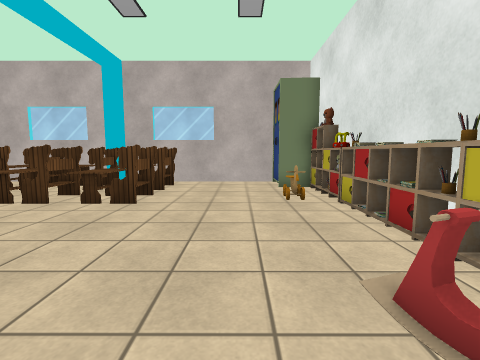
[1] (above)

16 first-person views from a walk through a 3-D level made in the Unity game engine. The camera is 1.3 m above the floor, tilts 6° down and sees 85° across. The floor is counted in squares, 1 m on a side. Each view is taken from the middle of a square. On the plan, view 1 faces up. The plan holds only what a view shows up to about 13 squares ahead; the rest is blank. Some animated figures are not drawn. Some surface patterns are stand-ins.

[2]
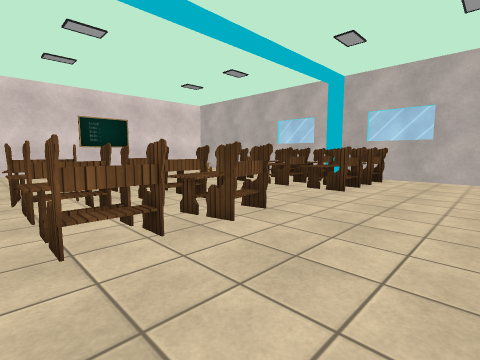

[3]
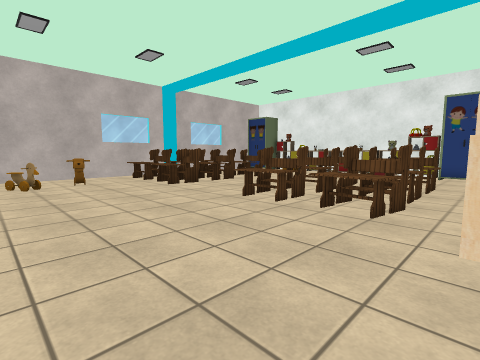

[4]
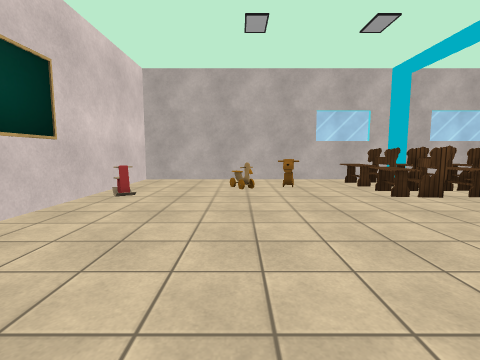

[5]
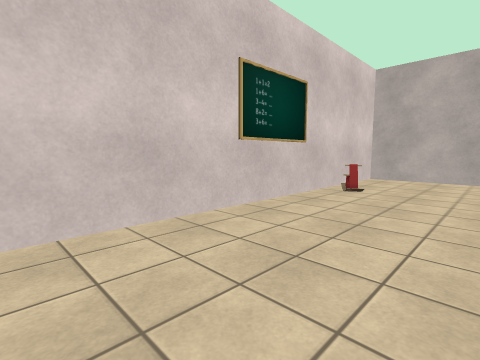

[6]
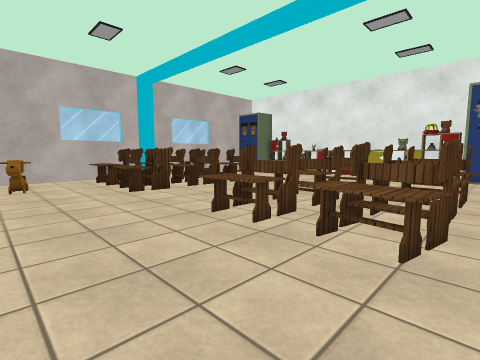

[7]
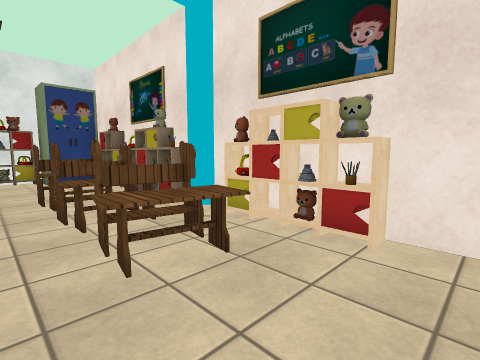

[8]
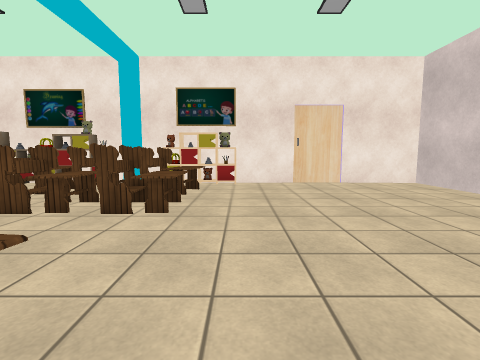

[9]
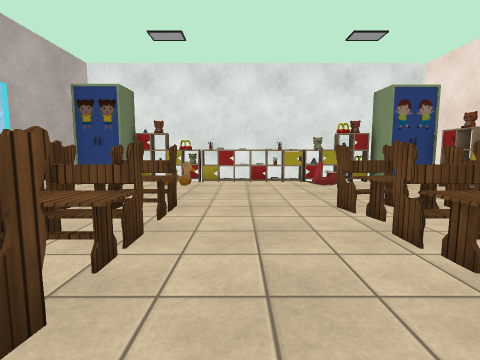

[10]
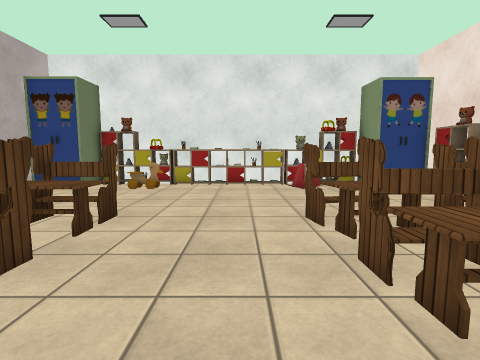

[11]
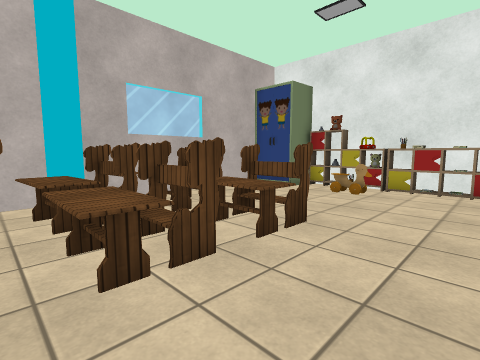

[12]
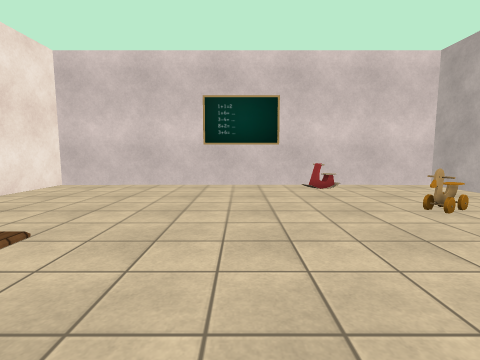

[13]
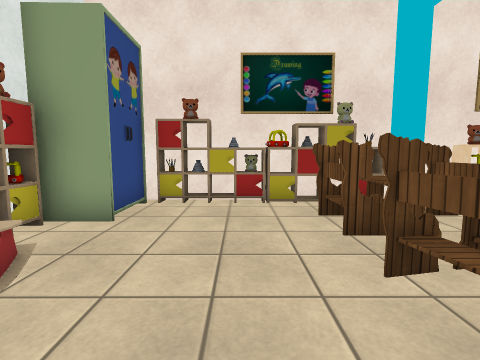

[14]
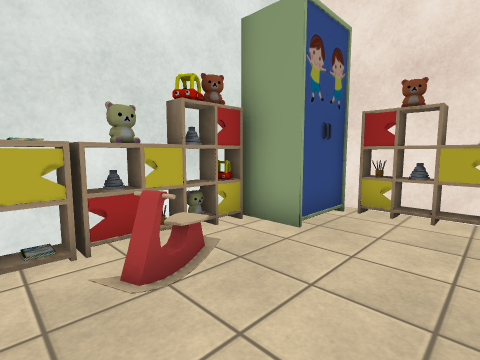

[15]
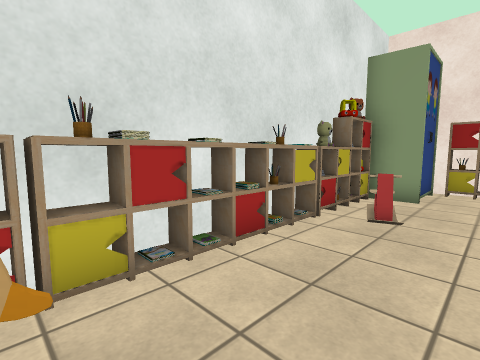

[16]
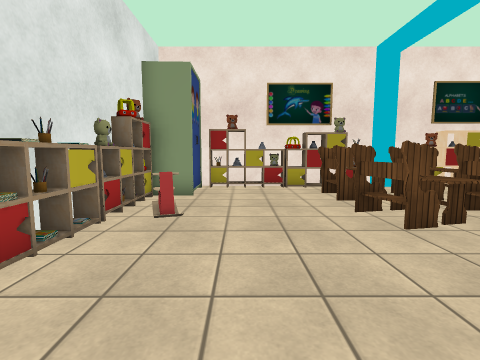

### Floor plan
Points are (right, up) in squares from view 1. A wall is a line through its corners. A room is listed if a view was taken in it or the views show most of it. See-through windows are left out.
Room 1 (views 1, 2, 3, 4, 5, 6, 7, 8, 9, 10, 11, 12, 13, 14, 15, 16)
walls: (-5.9, -2.9) (-5.1, -2.9); (-6.6, -3.2) (-5.8, -3.2); (-5.1, -3.2) (-4.4, -3.2); (-5, 11.5) (-5.8, 11.5); (0.4, -3.2) (2.1, -3.2); (3, 7.4) (3, 9.6); (-17.6, 2.5) (-17.6, -3.3) (-9.5, -3.2); (3, -1) (3, 1.6); (1.9, 11.8) (-17.6, 11.8) (-17.6, 5.4)
objects: other object (-17, 7) to (-16, 7); other object (-13, 9); other object (-11, 9); other object (-9, -3); ring (-9, -2); desk (-9, -1) to (-7, 0); desk (-9, 7) to (-7, 8); rack (-8, -3); desk (-8, 1) to (-7, 2); desk (-8, 9) to (-7, 10); other object (-7, -3); desk (-6, -1) to (-5, 0); desk (-6, 1) to (-5, 2); desk (-6, 7) to (-5, 8); desk (-6, 9) to (-5, 10); rack (-4, -3); desk (-4, -1) to (-3, 0); desk (-4, 1) to (-3, 3); desk (-4, 7) to (-3, 8); desk (-4, 9) to (-3, 10); other object (-3, -3); other object (-2, -3); other object (-1, -3); ring (0, -3); other object (1, 2) to (2, 2); other object (1, 7) to (2, 7); other object (2, -2) to (3, -2); other object (2, 9); other object (2, 10) to (3, 11); rack (3, 0); ring (3, 2); other object (3, 3); other object (3, 4); other object (3, 5); other object (3, 6); other object (3, 7); rack (3, 9)

Positions as (right, up) in squares from view 1, and headings:
1: (0, 0), facing up
2: (1, -2), facing up-left
3: (-14, -3), facing up-right
4: (-13, -1), facing up
5: (-13, -2), facing up-left
6: (-12, -2), facing up-right
7: (-11, 1), facing down-right
8: (-10, 8), facing down
9: (-9, 5), facing right
10: (-8, 4), facing right
11: (-7, 4), facing up-right
12: (-7, 4), facing left
13: (-1, 4), facing down
14: (-1, 3), facing down-right
15: (0, 7), facing down-right
16: (0, 7), facing down
